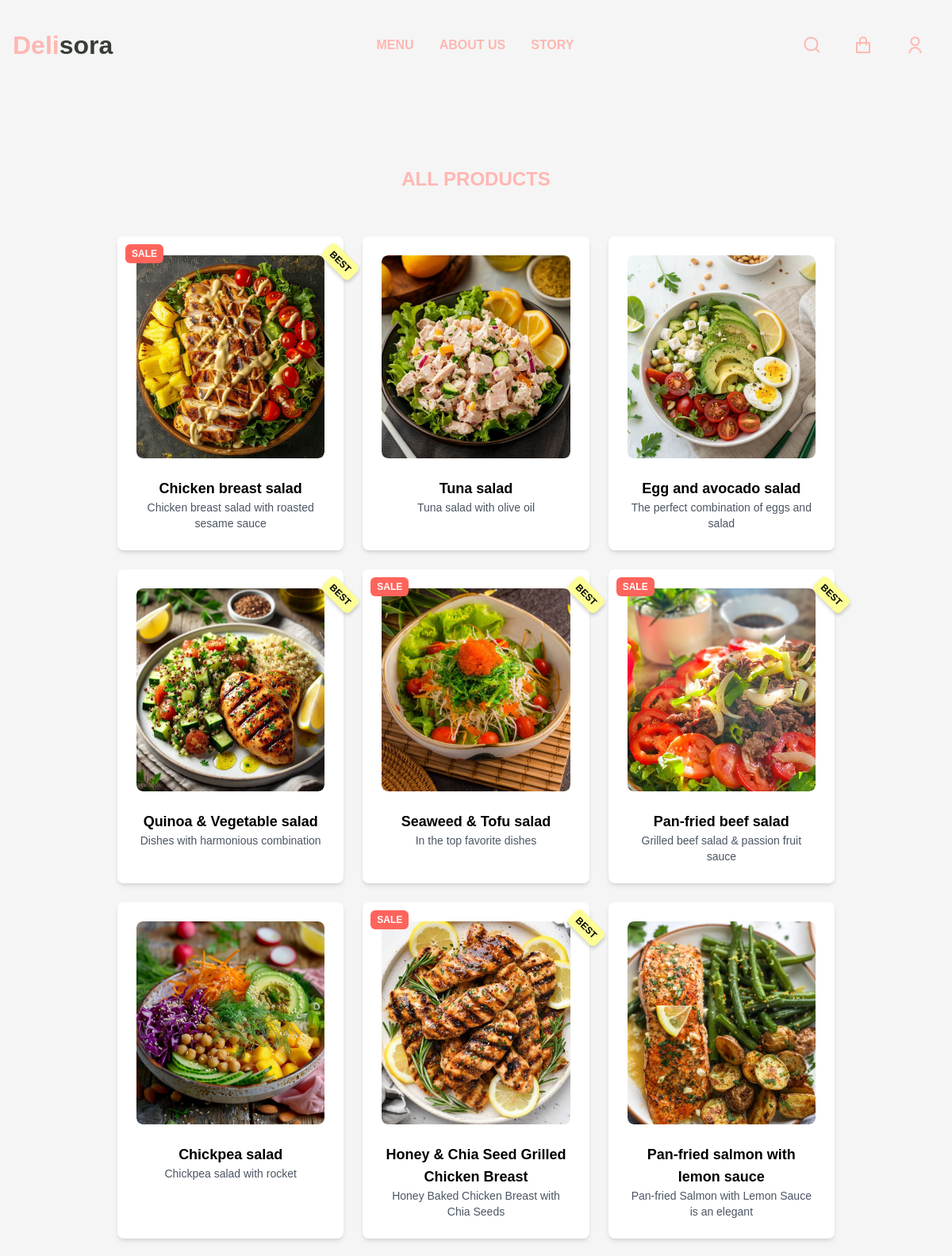
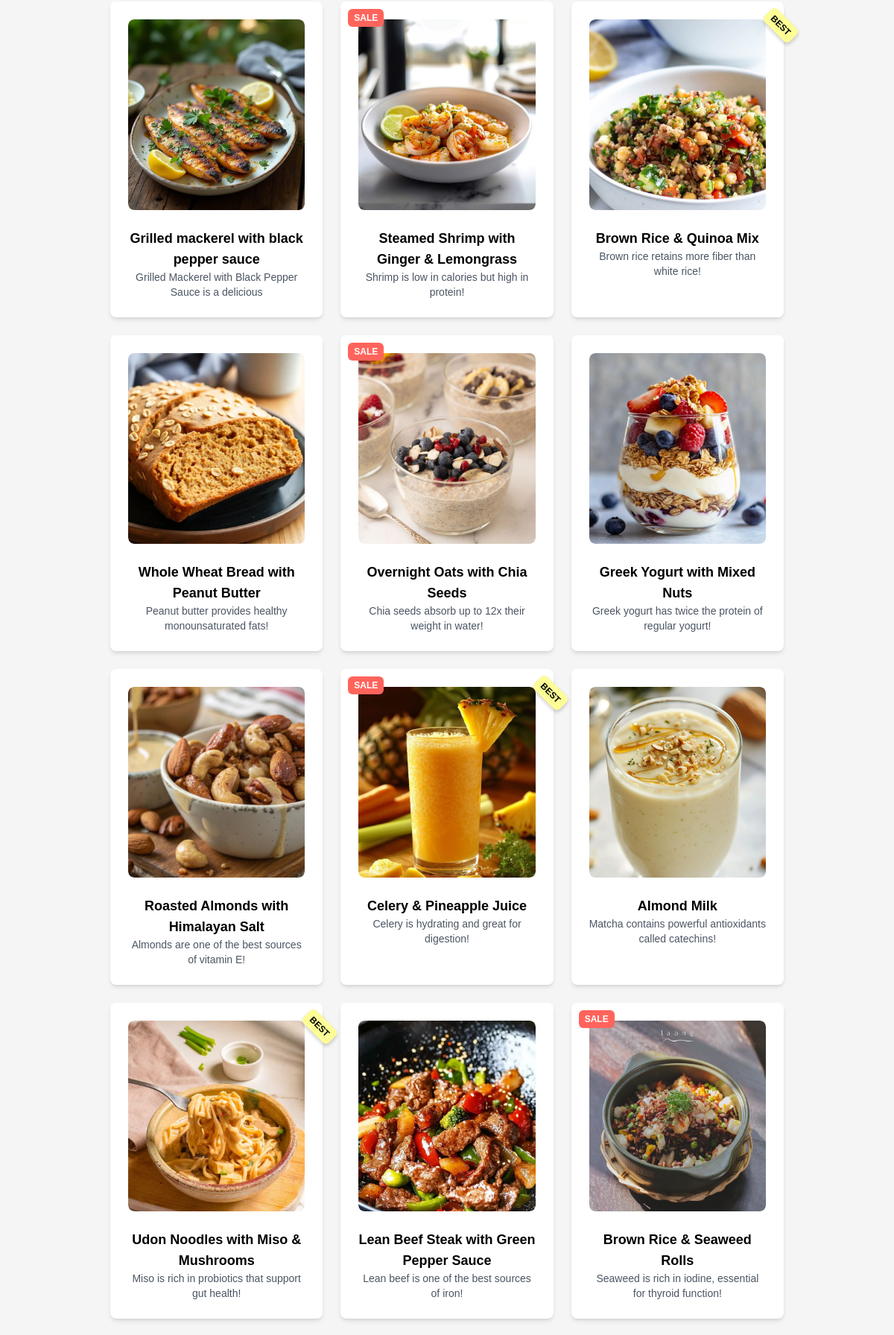
/detail/ (upper part), run on the app's committed database (2 pictures, top to bottom).
### app/models.py (models this page shows, shortened)
class BaseProduct(models.Model):
    name = models.CharField(max_length=200, null=True)
    image = models.ImageField(upload_to='products/', null=True, blank=True)
    detail = models.TextField(null=True, blank=True)
    description = models.TextField(null=True, blank=True)
    class Meta:
        abstract = True
    @property
    def imageURL(self):
        try:
            return self.image.url
        except:
            return ''

class Product(BaseProduct):
    category = models.ManyToManyField(Category, related_name='products')
    price = models.FloatField()
    digital = models.BooleanField(default=False, null=True, blank=False)
    calories = models.IntegerField(default=0)
    protein = models.FloatField(default=0)
    carbs = models.FloatField(default=0)
    fat = models.FloatField(default=0)
    sale = models.BooleanField(default=False)
    discount_percentage = models.FloatField(default=0, null=True, blank=True)
    sale_price = models.FloatField(default=0, null=True, blank=True)
    created_at = models.DateTimeField(auto_now_add=True) #New attribute

### app/views/product.py (the view)
# urls.py: path('detail/', product_detail, name='detail'),
def product_detail(request):
    if request.user.is_authenticated:
        customer, created = Customer.objects.get_or_create(user=request.user)
        order, created = Order.objects.get_or_create(customer=customer, complete=False)
        items = order.orderitem_set.all()
        cartItems = order.get_cart_items
    else:
        items = []
        order = {'get_cart_items': 0, 'get_cart_total': 0}
        cartItems = order['get_cart_items']
    categories = Category.objects.filter(is_sub=False)
    id = request.GET.get('id', '')
    products = Product.objects.filter(id=id) if id else Product.objects.none()
    products_all = Product.objects.all()
    product = products.first() if products.exists() else None
    is_on_sale = product.sale if product else False
    original_price = product.price if product else 0
    discounted_price = product.final_price if product else 0
    product_images = product.images.all() if product else []
    context = {
        'items': items,
        'order': order,
        'user': request.user,
        'cartItems': cartItems,
        'categories': categories,
        'products': products,
        'products_all': products_all,
        'is_on_sale': is_on_sale,
        'original_price': original_price,
        'discounted_price': discounted_price,
        'product_images': product_images,
    }
    return render(request, 'app/detail.html', context)

### app/templates/app/detail.html (shortened to what this page needs)
{% extends 'app/base.html' %}
{% load static %}
{% block content %}
<div id="menu_highlights_all" class="bg-white-100 py-12">
    <div class="container mx-auto px-4">
        <h1 class="text-center text-2xl font-bold mb-8 text-[#FFB7B2]">
            ALL PRODUCTS
        </h1>
        <div class="grid grid-cols-1 sm:grid-cols-2 md:grid-cols-3 gap-6 p-4">
            {% for product in products_all %}
                <a href="{% url 'detail' %}?id={{ product.id }}" class="block text-center bg-white p-6 rounded-lg shadow-md hover:shadow-lg transition-all relative">
                    {% if product.sale %}
                        <span class="absolute top-2 left-2 bg-red-500 text-white text-xs font-bold px-2 py-1 rounded">
                            SALE
                        </span>
                    {% endif %}
                    {% if product.digital %}
                        <span class="absolute top-2 right-2 bg-red-500 text-black text-xs font-bold px-2 py-1 rounded">
                            BEST
                        </span>
                    {% endif %}
                    <div class="overflow-hidden rounded-lg">
                        <img src="{{ product.imageURL }}" alt="{{ product.name }}" class="w-full h-64 object-cover rounded-lg transform group-hover:scale-105 transition-all duration-300"/>
                    </div>
                    <h2 class="text-lg font-bold mt-4 text-black">
                        {{ product.name }}
                    </h2>
                    <p class="text-sm text-gray-600">
                        {{ product.detail }}
                    </p>
                </a>
            {% endfor %}
        </div>
    </div>
</div>
{% endblock content %}

### app/static/app/css/styles.css (style rules this page uses)
:root { --primary-color: #f2d5e3; --text-dark: #ffb7b2; --white: #ffffff; --text-color: #373d37; --max-width: 1200px; --new-color: linear-gradient(45deg, #b0e1fa, #fbf0ea); }
* { padding: 0; margin: 0; box-sizing: border-box; }
body { font-family: "Montserrat", sans-serif; }
body { font-family: "Poppins", sans-serif; background-color: #f8f9fa; color: #333; line-height: 1.6; }
h1, h2 { font-weight: bold; color: #222; }
html, body { height: 100%; margin: 0; padding: 0; }
.absolute.top-2.left-2 { z-index: 10; position: absolute; top: 10px; left: 10px; background: #ff645c; color: white; font-weight: bold; padding: 5px 10px; border-radius: 5px; }
.absolute.top-2.right-2 { z-index: 10; position: absolute; top: 20px; right: -20px; background: #fdfd96; color: white; font-weight: bold; padding: 5px 15px; border-radius: 5px; transform: rotate(45deg); transform-origin: center; box-shadow: 2px 2px 5px rgba(0, 0, 0, 0.2); }
body { background: #f5f5f5; margin-top: 20px; }

### data on the page
Product: sale "SALE", digital "BEST", imageURL (picture), name "Chicken breast salad", detail "Chicken breast salad with roasted sesame sauce"
Product: imageURL (picture), name "Tuna salad", detail "Tuna salad with olive oil"
Product: imageURL (picture), name "Egg and avocado salad", detail "The perfect combination of eggs and salad"
Product: digital "BEST", imageURL (picture), name "Quinoa & Vegetable salad", detail "Dishes with harmonious combination"
Product: sale "SALE", digital "BEST", imageURL (picture), name "Seaweed & Tofu salad", detail "In the top favorite dishes"
Product: sale "SALE", digital "BEST", imageURL (picture), name "Pan-fried beef salad", detail "Grilled beef salad & passion fruit sauce"
Product: imageURL (picture), name "Chickpea salad", detail "Chickpea salad with rocket"
Product: sale "SALE", digital "BEST", imageURL (picture), name "Honey & Chia Seed Grilled Chicken Breast", detail "Honey Baked Chicken Breast with Chia Seeds"
Product: imageURL (picture), name "Pan-fried salmon with lemon sauce", detail "Pan-fried Salmon with Lemon Sauce is an elegant"
Product: imageURL (picture), name "Grilled mackerel with black pepper sauce", detail "Grilled Mackerel with Black Pepper Sauce is a delicious"
Product: sale "SALE", imageURL (picture), name "Steamed Shrimp with Ginger & Lemongrass", detail "Shrimp is low in calories but high in protein!"
Product: digital "BEST", imageURL (picture), name "Brown Rice & Quinoa Mix", detail "Brown rice retains more fiber than white rice!"
Product: imageURL (picture), name "Whole Wheat Bread with Peanut Butter", detail "Peanut butter provides healthy monounsaturated fats!"
Product: sale "SALE", imageURL (picture), name "Overnight Oats with Chia Seeds", detail "Chia seeds absorb up to 12x their weight in water!"
Product: imageURL (picture), name "Greek Yogurt with Mixed Nuts", detail "Greek yogurt has twice the protein of regular yogurt!"
Product: imageURL (picture), name "Roasted Almonds with Himalayan Salt", detail "Almonds are one of the best sources of vitamin E!"
Product: sale "SALE", digital "BEST", imageURL (picture), name "Celery & Pineapple Juice", detail "Celery is hydrating and great for digestion!"
Product: imageURL (picture), name "Almond Milk", detail "Matcha contains powerful antioxidants called catechins!"
Product: digital "BEST", imageURL (picture), name "Udon Noodles with Miso & Mushrooms", detail "Miso is rich in probiotics that support gut health!"
Product: imageURL (picture), name "Lean Beef Steak with Green Pepper Sauce", detail "Lean beef is one of the best sources of iron!"
Product: sale "SALE", imageURL (picture), name "Brown Rice & Seaweed Rolls", detail "Seaweed is rich in iodine, essential for thyroid function!"
